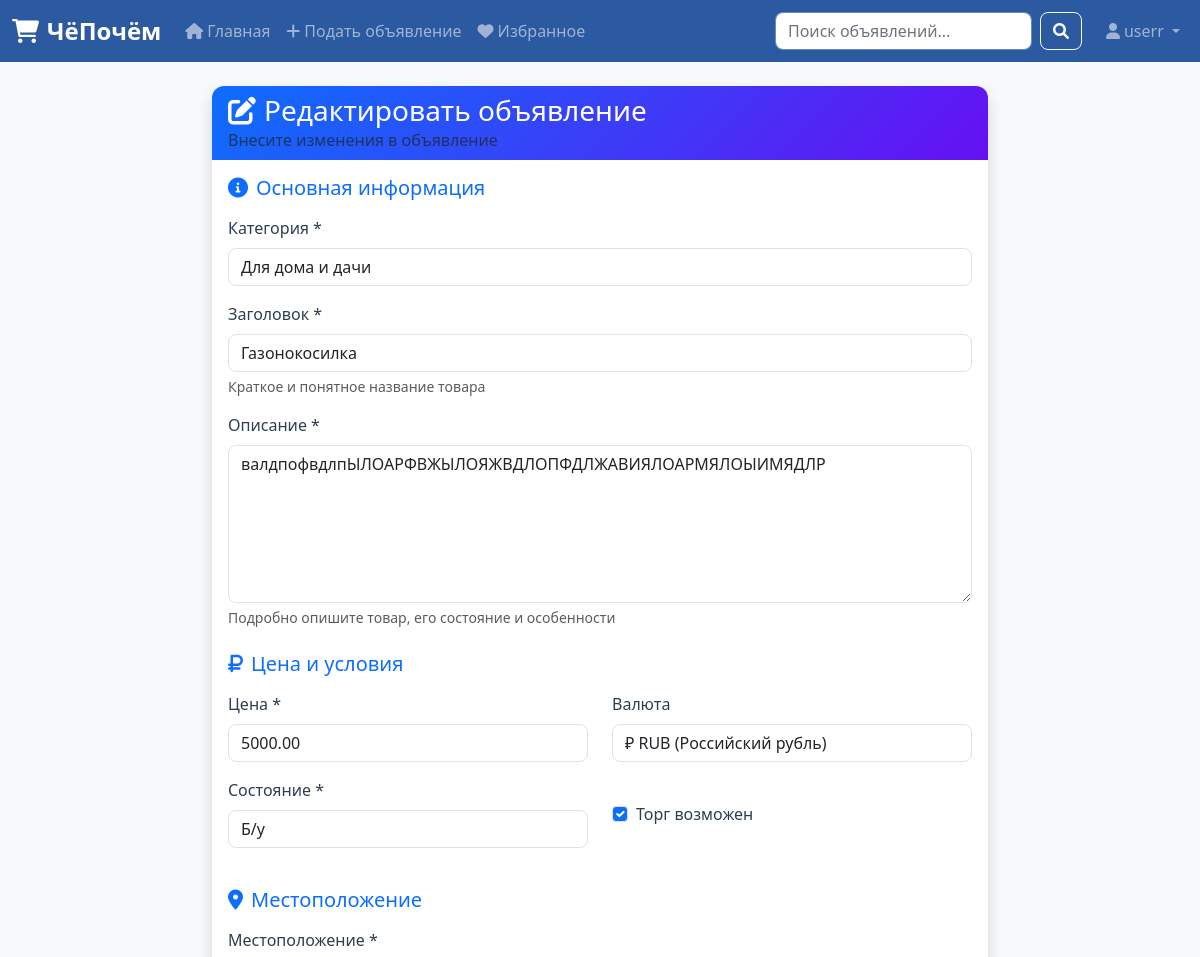
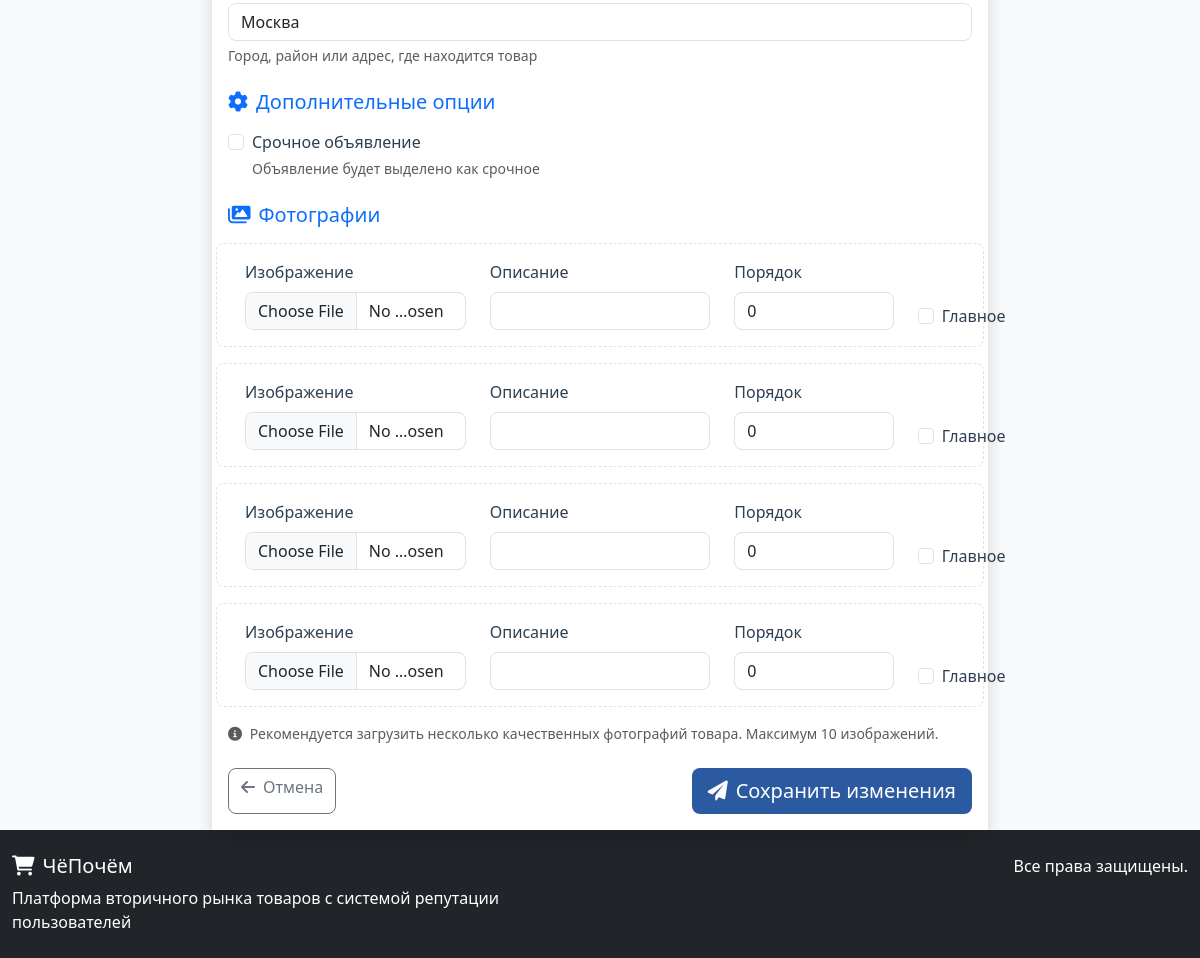
The app's page /edit-listing/6/ (signed in) with its own data (2 pictures, top to bottom).
### chepochem_app/models.py (models this page shows, shortened)
class User(AbstractUser):
    email = models.EmailField(unique=True, verbose_name="Электронная почта")
    phone = models.CharField(max_length=20, blank=True, verbose_name="Телефон")
    avatar = models.ImageField(upload_to='avatars/', blank=True, null=True, verbose_name="Аватар")
    is_verified = models.BooleanField(default=False, verbose_name="Подтвержден")
    is_active = models.BooleanField(default=True, verbose_name="Активен")
    role = models.ForeignKey(Role, on_delete=models.SET_DEFAULT, default=1, verbose_name="Роль")
    created_at = models.DateTimeField(default=timezone.now, verbose_name="Дата создания")
    updated_at = models.DateTimeField(default=timezone.now, verbose_name="Дата обновления")
    last_login = models.DateTimeField(blank=True, null=True, verbose_name="Последний вход")
    groups = models.ManyToManyField(
        'auth.Group',
        verbose_name='groups',
        blank=True,
        help_text='The groups this user belongs to.',
        related_name="chepochem_user_set",
        related_query_name="chepochem_user",
    )
    user_permissions = models.ManyToManyField(
        'auth.Permission',
        verbose_name='user permissions',
        blank=True,
        help_text='Specific permissions for this user.',
        related_name="chepochem_user_set",
        related_query_name="chepochem_user",
    )
    class Meta:
        verbose_name = "Пользователь"
        verbose_name_plural = "Пользователи"

class Listing(models.Model):
    STATUS_CHOICES = [
        ('draft', 'Черновик'),
        ('pending', 'На модерации'),
        ('active', 'Активно'),
        ('paused', 'Приостановлено'),
        ('sold', 'Продано'),
        ('rejected', 'Отклонено'),
        ('expired', 'Истекло'),
    ]
    CONDITION_CHOICES = [
        ('new', 'Новое'),
        ('used', 'Б/у'),
        ('broken', 'Неисправное'),
        ('excellent', 'Отличное'),
    ]
    CURRENCY_CHOICES = [
        ('RUB', '₽ RUB (Российский рубль)'),
        ('USD', '$ USD (Доллар США)'),
        ('EUR', '€ EUR (Евро)'),
        ('KZT', '₸ KZT (Тенге)'),
        ('BYN', 'Br BYN (Белорусский рубль)'),
        ('UAH', '₴ UAH (Гривна)'),
    ]
    user = models.ForeignKey(User, on_delete=models.CASCADE, verbose_name="Пользователь")
    category = models.ForeignKey(Category, on_delete=models.CASCADE, verbose_name="Категория")
    title = models.CharField(max_length=255, verbose_name="Заголовок")
    description = models.TextField(verbose_name="Описание")
    price = models.DecimalField(max_digits=12, decimal_places=2, verbose_name="Цена")
    currency = models.CharField(max_length=3, choices=CURRENCY_CHOICES, default='RUB', verbose_name="Валюта")
    condition = models.CharField(max_length=20, choices=CONDITION_CHOICES, default='used', verbose_name="Состояние")
    status = models.CharField(max_length=20, choices=STATUS_CHOICES, default='draft', verbose_name="Статус")
    location = models.CharField(max_length=255, verbose_name="Местоположение")
    latitude = models.DecimalField(max_digits=10, decimal_places=8, blank=True, null=True, verbose_name="Широта")
    longitude = models.DecimalField(max_digits=11, decimal_places=8, blank=True, null=True, verbose_name="Долгота")
    is_negotiable = models.BooleanField(default=True, verbose_name="Торгуется")
    is_urgent = models.BooleanField(default=False, verbose_name="Срочное")
    views_count = models.IntegerField(default=0, verbose_name="Количество просмотров")
    favorites_count = models.IntegerField(default=0, verbose_name="Количество избранных")
    created_at = models.DateTimeField(default=timezone.now, verbose_name="Дата создания")
    updated_at = models.DateTimeField(default=timezone.now, verbose_name="Дата обновления")
    published_at = models.DateTimeField(blank=True, null=True, verbose_name="Дата публикации")
    expires_at = models.DateTimeField(blank=True, null=True, verbose_name="Дата истечения")
    class Meta:
        verbose_name = "Объявление"
        verbose_name_plural = "Объявления"
        ordering = ['-created_at']

### chepochem_app/views.py (the view)
# urls.py: path('edit-listing/<int:listing_id>/', views.edit_listing, name='edit_listing'),
@login_required
def edit_listing(request, listing_id):
    listing = get_object_or_404(Listing, id=listing_id, user=request.user)
    if request.method == 'POST':
        form = ListingForm(request.POST, instance=listing)
        formset = ListingImageFormSet(request.POST, request.FILES, instance=listing)
        if form.is_valid() and formset.is_valid():
            listing = form.save(commit=False)
            listing.status = 'pending'  # Снова отправляем на модерацию
            listing.save()
            formset.save()
            messages.success(request, 'Объявление обновлено и отправлено на модерацию!')
            return redirect('listing_detail', listing_id=listing.id)
    else:
        form = ListingForm(instance=listing)
        formset = ListingImageFormSet(instance=listing)
    context = {
        'form': form,
        'formset': formset,
        'listing': listing,
    }
    return render(request, 'chepochem_app/edit_listing.html', context)

### templates/chepochem_app/edit_listing.html (shortened to what this page needs)
{% extends 'chepochem_app/base.html' %}
{% load static %}
{% block content %}
<div class="row justify-content-center">
    <div class="col-md-8">
        <div class="card">
            <div class="card-header">
                <h3 class="mb-0">
                    <i class="fas fa-edit me-2"></i>Редактировать объявление
                </h3>
                <p class="text-muted mb-0">Внесите изменения в объявление</p>
            </div>
            <div class="card-body">
                <form method="post" enctype="multipart/form-data">
                    <div class="mb-4">
                        <h5 class="text-primary mb-3">
                            <i class="fas fa-info-circle me-2"></i>Основная информация
                        </h5>
                        <div class="mb-3">
                            <label for="{{ form.category.id_for_label }}" class="form-label">Категория *</label>
                            {{ form.category }}
                        </div>
                        <div class="mb-3">
                            <label for="{{ form.title.id_for_label }}" class="form-label">Заголовок *</label>
                            {{ form.title }}
                            <div class="form-text">Краткое и понятное название товара</div>
                        </div>
                        <div class="mb-3">
                            <label for="{{ form.description.id_for_label }}" class="form-label">Описание *</label>
                            {{ form.description }}
                            <div class="form-text">Подробно опишите товар, его состояние и особенности</div>
                        </div>
                    </div>
                    <div class="mb-4">
                        <h5 class="text-primary mb-3">
                            <i class="fas fa-ruble-sign me-2"></i>Цена и условия
                        </h5>
                        <div class="row">
                            <div class="col-md-6 mb-3">
                                <label for="{{ form.price.id_for_label }}" class="form-label">Цена *</label>
                                {{ form.price }}
                            </div>
                            <div class="col-md-6 mb-3">
                                <label for="{{ form.currency.id_for_label }}" class="form-label">Валюта</label>
                                {{ form.currency }}
                            </div>
                        </div>
                        <div class="row">
                            <div class="col-md-6 mb-3">
                                <label for="{{ form.condition.id_for_label }}" class="form-label">Состояние *</label>
                                {{ form.condition }}
                            </div>
                            <div class="col-md-6 mb-3">
                                <div class="form-check mt-4">
                                    {{ form.is_negotiable }}
                                    <label class="form-check-label" for="{{ form.is_negotiable.id_for_label }}">
                                        Торг возможен
                                    </label>
                                </div>
                            </div>
                        </div>
                    </div>
                    <div class="mb-4">
                        <h5 class="text-primary mb-3">
                            <i class="fas fa-map-marker-alt me-2"></i>Местоположение
                        </h5>
                        <div class="mb-3">
                            <label for="{{ form.location.id_for_label }}" class="form-label">Местоположение *</label>
                            {{ form.location }}
                            <div class="form-text">Город, район или адрес, где находится товар</div>
                        </div>
                    </div>
                    <div class="mb-4">
                        <h5 class="text-primary mb-3">
                            <i class="fas fa-cog me-2"></i>Дополнительные опции
                        </h5>
                        <div class="form-check mb-3">
                            {{ form.is_urgent }}
                            <label class="form-check-label" for="{{ form.is_urgent.id_for_label }}">
                                Срочное объявление
                            </label>
                            <div class="form-text">Объявление будет выделено как срочное</div>
                        </div>
                    </div>
                    <div class="mb-4">
                        <h5 class="text-primary mb-3">
                            <i class="fas fa-images me-2"></i>Фотографии
                        </h5>
                        {% for form in formset %}
                            <div class="row mb-3 image-form">
                                <div class="col-md-4">
                                    <label class="form-label">Изображение</label>
                                    {{ form.image }}
                                </div>
                                <div class="col-md-4">
                                    <label class="form-label">Описание</label>
                                    {{ form.alt_text }}
                                </div>
                                <div class="col-md-3">
                                    <label class="form-label">Порядок</label>
                                    {{ form.sort_order }}
                                </div>
                                <div class="col-md-1 d-flex align-items-end">
                                    <div class="form-check">
                                        {{ form.is_primary }}
                                        <label class="form-check-label" for="{{ form.is_primary.id_for_label }}">
                                            Главное
                                        </label>
                                    </div>
                                </div>
                            </div>
                        {% endfor %}
                        <div class="form-text">
                            <i class="fas fa-info-circle me-1"></i>
                            Рекомендуется загрузить несколько качественных фотографий товара. Максимум 10 изображений.
                        </div>
                    </div>
                    <div class="d-flex justify-content-between">
                        <a href="{% url 'listing_detail' listing.id %}" class="btn btn-outline-secondary">
                            <i class="fas fa-arrow-left me-2"></i>Отмена
                        </a>
                        <button type="submit" class="btn btn-primary btn-lg">
                            <i class="fas fa-paper-plane me-2"></i>Сохранить изменения
                        </button>
                    </div>
                </form>
            </div>
        </div>
    </div>
</div>
{% endblock %}

### templates/chepochem_app/base.html (shortened to what this page needs)
{% load static %}
<!DOCTYPE html>
<html lang="ru">
<head>
    <link href="https://cdn.jsdelivr.net/npm/bootstrap@5.3.0/dist/css/bootstrap.min.css" rel="stylesheet">
    <link href="https://cdnjs.cloudflare.com/ajax/libs/font-awesome/6.0.0/css/all.min.css" rel="stylesheet">
    <link href="{% static 'css/style.css' %}" rel="stylesheet">
</head>
<body>
    <div class="wrapper" style="min-height: 100vh; display: flex; flex-direction: column;">
    <nav class="navbar navbar-expand-lg navbar-dark" style="background-color: #2c5aa0;">
        <div class="container">
            <a class="navbar-brand fw-bold" href="{% url 'home' %}">
                <i class="fas fa-shopping-cart me-2"></i>ЧёПочём
            </a>
            <div class="collapse navbar-collapse" id="navbarNav">
                <ul class="navbar-nav me-auto">
                    <li class="nav-item">
                        <a class="nav-link" href="{% url 'home' %}">
                            <i class="fas fa-home me-1"></i>Главная
                        </a>
                    </li>
                    {% if user.is_authenticated %}
                        <li class="nav-item">
                            <a class="nav-link" href="{% url 'create_listing' %}">
                                <i class="fas fa-plus me-1"></i>Подать объявление
                            </a>
                        </li>
                        <li class="nav-item">
                            <a class="nav-link" href="{% url 'favorites' %}">
                                <i class="fas fa-heart me-1"></i>Избранное
                            </a>
                        </li>
                    {% endif %}
                </ul>
                <form class="d-flex me-3" method="GET" action="{% url 'home' %}">
                    <input class="form-control me-2" type="search" name="search" placeholder="Поиск объявлений..." value="{{ request.GET.search }}">
                    <button class="btn btn-outline-light" type="submit">
                        <i class="fas fa-search"></i>
                    </button>
                </form>
                <ul class="navbar-nav">
                    {% if user.is_authenticated %}
                        <li class="nav-item dropdown">
                            <a class="nav-link dropdown-toggle" href="#" role="button" data-bs-toggle="dropdown" aria-expanded="false">
                                <i class="fas fa-user me-1"></i>{{ user.username }}
                            </a>
                        </li>
                    {% endif %}
                </ul>
            </div>
        </div>
    </nav>
    <main class="container mt-4">
        {% block content %}{% endblock %}
    </main>
    <footer class="bg-dark text-light py-4 mt-auto">
        <div class="container">
            <div class="row">
                <div class="col-md-6">
                    <h5><i class="fas fa-shopping-cart me-2"></i>ЧёПочём</h5>
                    <p class="mb-0">Платформа вторичного рынка товаров с системой репутации пользователей</p>
                </div>
                <div class="col-md-6 text-md-end">
                    <p class="mb-0">Все права защищены.</p>
                </div>
            </div>
        </div>
    </footer>
    </div>
</body>
</html>

### records on screen
User: username "userr"
Listing: category "Для дома и дачи", title "Газонокосилка", description "валдпофвдлпЫЛОАРФВЖЫЛОЯЖВДЛОПФДЛЖАВИЯЛОАРМЯЛОЫИМЯДЛР", price "5000.00", currency "₽ RUB (Российский рубль)", condition "Б/у", is_negotiable "☑", location "Москва"
